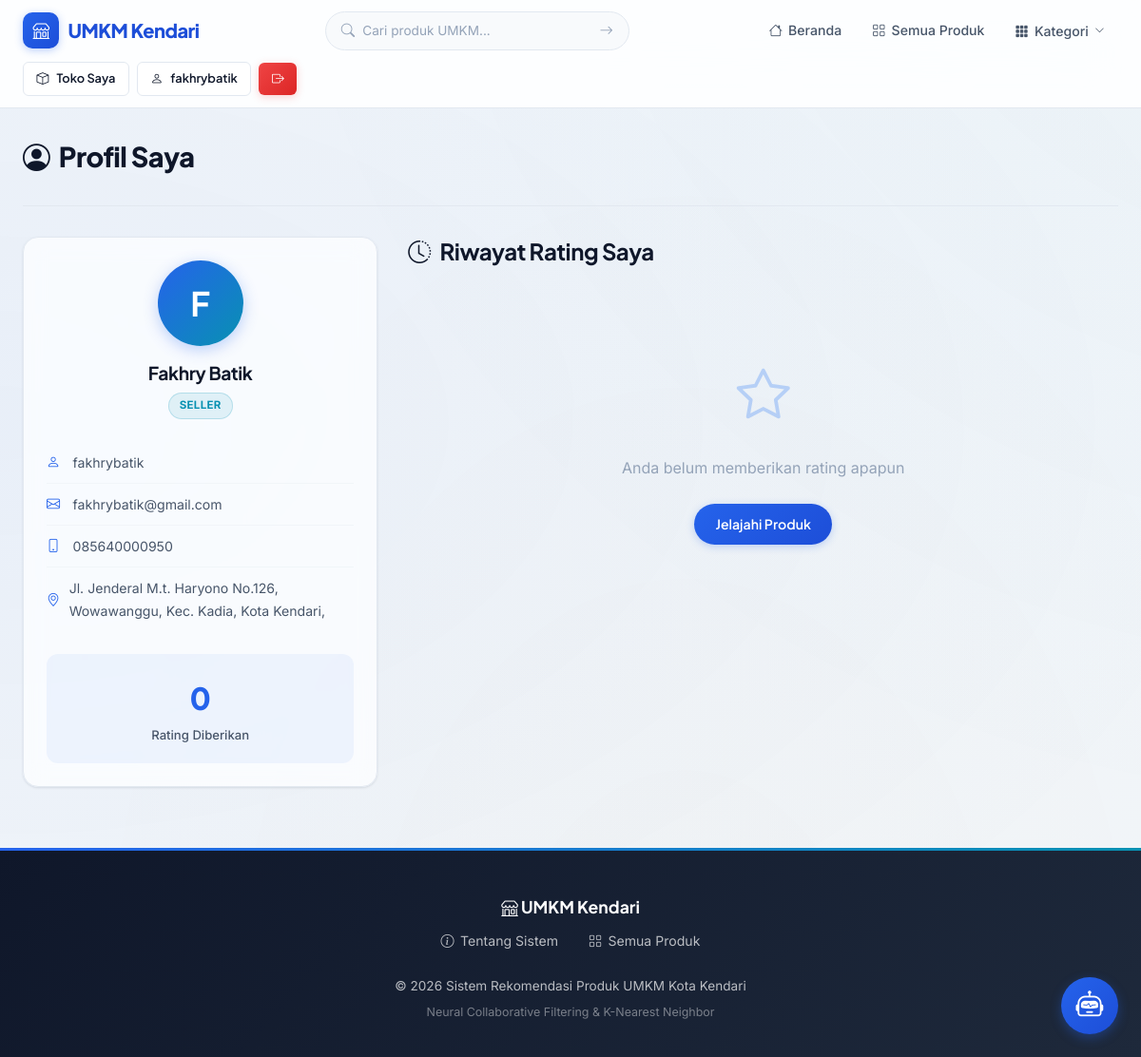
The page /profil (signed in) on the database its author committed.
### tables this page shows
CREATE TABLE users (
            id INTEGER PRIMARY KEY AUTOINCREMENT,
            username TEXT UNIQUE NOT NULL,
            email TEXT UNIQUE NOT NULL,
            password_hash TEXT NOT NULL,
            role TEXT NOT NULL DEFAULT 'buyer' CHECK(role IN ('admin','seller','buyer')),
            nama_lengkap TEXT NOT NULL,
            alamat TEXT DEFAULT '',
            no_telepon TEXT DEFAULT '',
            created_at TIMESTAMP DEFAULT CURRENT_TIMESTAMP
        );

### routes/main.py (the view)
@main_bp.route('/profil')
@login_required
def profil():
    user_ratings = Rating.get_by_user(current_user.id)
    rating_count = len(user_ratings)
    kategori_list = Kategori.get_all()
    return render_template('user/profil.html',
                           user_ratings=user_ratings,
                           rating_count=rating_count,
                           kategori_list=kategori_list)

### models/database.py (called while the page is built)
def get_db():
    from flask import g
    if 'db' not in g:
        g.db = sqlite3.connect(DATABASE)
        g.db.row_factory = sqlite3.Row
        g.db.execute("PRAGMA foreign_keys = ON")
    return g.db

### models/kategori.py (called while the page is built)
    @staticmethod
    def get_all():
        db = get_db()
        rows = db.execute('SELECT * FROM kategori ORDER BY nama').fetchall()
        return [Kategori(**dict(row)) for row in rows]

### models/rating.py (called while the page is built)
    @staticmethod
    def get_by_user(user_id):
        db = get_db()
        rows = db.execute('''
            SELECT r.*, p.nama as produk_nama
            FROM ratings r
            JOIN produk p ON r.produk_id = p.id
            WHERE r.user_id = ?
            ORDER BY r.created_at DESC
        ''', (user_id,)).fetchall()
        return [Rating(**dict(row)) for row in rows]

### models/user.py (called while the page is built)
    @staticmethod
    def get_by_id(user_id):
        db = get_db()
        row = db.execute('SELECT * FROM users WHERE id = ?', (user_id,)).fetchone()
        if row:
            return User(**dict(row))
        return None

### templates/user/profil.html (shortened to what this page needs)
{% extends "base.html" %}
{% block content %}
<div class="container">
    <div class="dashboard-header">
        <h1><i class="bi bi-person-circle"></i> Profil Saya</h1>
    </div>
    <div style="display: grid; grid-template-columns: 1fr 2fr; gap: 2rem; align-items: start;">
        <div class="glass-card" style="text-align: center;">
            <div style="margin-bottom: 1.5rem;">
                <div style="width: 90px; height: 90px; border-radius: 50%; background: linear-gradient(135deg, var(--primary), var(--secondary)); display: flex; align-items: center; justify-content: center; margin: 0 auto 1rem; font-size: 2.2rem; color: white; font-family: 'Plus Jakarta Sans', sans-serif; font-weight: 700; box-shadow: 0 4px 16px rgba(37, 99, 235, 0.3);">
                    {{ current_user.nama_lengkap[0]|upper }}
                </div>
                <h3 style="font-size: 1.2rem; margin-bottom: 0.4rem;">{{ current_user.nama_lengkap }}</h3>
                <span class="role-badge {{ current_user.role }}">{{ current_user.role|upper }}</span>
            </div>
            <div style="font-size: 0.88rem; text-align: left;">
                <div style="padding: 0.6rem 0; border-bottom: 1px solid var(--border-light); color: var(--text-secondary); display: flex; align-items: center; gap: 0.6rem;">
                    <i class="bi bi-person" style="color: var(--primary); width: 18px;"></i> {{ current_user.username }}
                </div>
                <div style="padding: 0.6rem 0; border-bottom: 1px solid var(--border-light); color: var(--text-secondary); display: flex; align-items: center; gap: 0.6rem;">
                    <i class="bi bi-envelope" style="color: var(--primary); width: 18px;"></i> {{ current_user.email }}
                </div>
                {% if current_user.no_telepon %}
                <div style="padding: 0.6rem 0; border-bottom: 1px solid var(--border-light); color: var(--text-secondary); display: flex; align-items: center; gap: 0.6rem;">
                    <i class="bi bi-phone" style="color: var(--primary); width: 18px;"></i> {{ current_user.no_telepon }}
                </div>
                {% endif %}
                {% if current_user.alamat %}
                <div style="padding: 0.6rem 0; color: var(--text-secondary); display: flex; align-items: center; gap: 0.6rem;">
                    <i class="bi bi-geo-alt" style="color: var(--primary); width: 18px;"></i> {{ current_user.alamat }}
                </div>
                {% endif %}
            </div>
            <div style="margin-top: 1.5rem; background: var(--bg-highlight); border-radius: var(--radius-md); padding: 1.2rem; text-align: center;">
                <div style="font-size: 2rem; font-weight: 800; color: var(--primary); font-family: 'Plus Jakarta Sans', sans-serif;">{{ rating_count }}</div>
                <div style="font-size: 0.82rem; color: var(--text-secondary); font-weight: 500;">Rating Diberikan</div>
            </div>
        </div>
        <div>
            <div class="section-header">
                <h2><i class="bi bi-clock-history"></i> Riwayat Rating Saya</h2>
            </div>
            {% if user_ratings %}
                {% for rating in user_ratings %}
                <div class="review-card">
                    <div class="review-header">
                        <div style="display: flex; align-items: center; gap: 0.5rem;">
                            <a href="{{ url_for('main.detail_produk', produk_id=rating.produk_id) }}" style="font-weight: 700; color: var(--text-primary);">
                                {{ rating.produk_nama }}
                            </a>
                            <span class="stars" style="color: var(--accent); font-size: 0.88rem;">
                                {% for i in range(5) %}
                                    {% if i < rating.score %}★{% else %}☆{% endif %}
                                {% endfor %}
                            </span>
                        </div>
                        <span class="review-date">{{ rating.created_at }}</span>
                    </div>
                    {% if rating.review %}
                    <p class="review-text">{{ rating.review }}</p>
                    {% endif %}
                </div>
                {% endfor %}
            {% else %}
                <div class="empty-state">
                    <i class="bi bi-star"></i>
                    <p>Anda belum memberikan rating apapun</p>
                    <a href="{{ url_for('main.index') }}" class="btn btn-primary mt-2" style="border-radius: var(--radius-full);">Jelajahi Produk</a>
                </div>
            {% endif %}
        </div>
    </div>
</div>
{% endblock %}

### templates/base.html (shortened to what this page needs)
<!DOCTYPE html>
<html lang="id">
<head>
    <link rel="stylesheet" href="{{ url_for('static', filename='css/style.css') }}">
    <link rel="stylesheet" href="https://cdn.jsdelivr.net/npm/bootstrap-icons@1.11.3/font/bootstrap-icons.min.css">
    <link rel="stylesheet" href="https://cdn.jsdelivr.net/npm/sweetalert2@11/dist/sweetalert2.min.css">
</head>
<body>
    <nav class="navbar" id="mainNav">
        <div class="container">
            <a href="{{ url_for('main.index') }}" class="navbar-brand">
                <span class="brand-icon"><i class="bi bi-shop"></i></span>
                UMKM Kendari
            </a>
            <form action="{{ url_for('main.search') }}" method="GET" class="nav-search">
                <i class="bi bi-search"></i>
                <input type="text" name="q" placeholder="Cari produk UMKM..." value="{{ request.args.get('q', '') }}">
                <button type="submit"><i class="bi bi-arrow-right"></i></button>
            </form>
            <ul class="navbar-nav">
                <li><a href="{{ url_for('main.index') }}" class="nav-link {% if request.endpoint == 'main.index' %}active{% endif %}"><i class="bi bi-house"></i> Beranda</a></li>
                <li><a href="{{ url_for('main.list_produk') }}" class="nav-link {% if request.endpoint == 'main.list_produk' and not request.args.get('kategori') %}active{% endif %}"><i class="bi bi-grid"></i> Semua Produk</a></li>
                {% if kategori_list %}
                <li class="nav-dropdown">
                    <button class="nav-link nav-dropdown-toggle" id="kategoriDropdownBtn" aria-expanded="false">
                        <i class="bi bi-grid-3x3-gap-fill"></i> Kategori
                        <i class="bi bi-chevron-down nav-dropdown-chevron"></i>
                    </button>
                </li>
                {% endif %}
            </ul>
            <div class="nav-auth">
                {% if current_user.is_authenticated %}
                    {% if current_user.role == 'admin' %}
                        <a href="{{ url_for('admin.dashboard') }}" class="btn btn-sm btn-secondary"><i class="bi bi-gear"></i> Admin</a>
                    {% elif current_user.role == 'seller' %}
                        <a href="{{ url_for('seller.dashboard') }}" class="btn btn-sm btn-secondary"><i class="bi bi-box"></i> Toko Saya</a>
                    {% endif %}
                    <a href="{{ url_for('main.profil') }}" class="btn btn-sm btn-secondary"><i class="bi bi-person"></i> {{ current_user.username }}</a>
                    <a href="{{ url_for('auth.logout') }}" class="btn btn-sm btn-danger"><i class="bi bi-box-arrow-right"></i></a>
                {% else %}
                    <a href="{{ url_for('auth.login') }}" class="btn btn-sm btn-secondary">Masuk</a>
                    <a href="{{ url_for('auth.register') }}" class="btn btn-sm btn-primary">Daftar</a>
                {% endif %}
            </div>
        </div>
    </nav>
    <main>
        {% block content %}{% endblock %}
    </main>
    <footer class="footer">
        <div class="container">
            <div class="footer-brand">
                <i class="bi bi-shop"></i> UMKM Kendari
            </div>
            <div class="footer-links">
                <a href="{{ url_for('main.tentang') }}"><i class="bi bi-info-circle"></i> Tentang Sistem</a>
                <a href="{{ url_for('main.list_produk') }}"><i class="bi bi-grid"></i> Semua Produk</a>
            </div>
            <p>&copy; 2026 Sistem Rekomendasi Produk UMKM Kota Kendari</p>
            <p style="margin-top: 0.3rem; font-size: 0.78rem; opacity: 0.6;">Neural Collaborative Filtering & K-Nearest Neighbor</p>
        </div>
    </footer>
    {% include "partials/chatbot_widget.html" %}
</body>
</html>

### rows shown on the page
users: username "fakhrybatik", nama_lengkap "F", nama_lengkap "Fakhry Batik", role "SELLER", email "fakhrybatik@gmail.com", no_telepon "085640000950", alamat "Jl. Jenderal M.t. Haryono No.126, Wowawanggu, Kec. Kadia, Kota Kendari,"

### other values the page prints
{{ rating_count }} "0"
